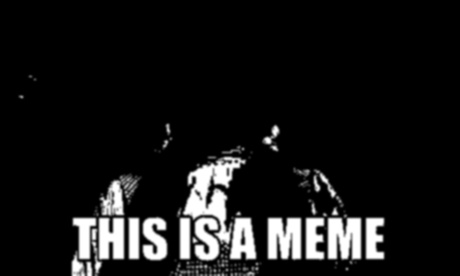
#> input picture test/memeReader/examples/this-is-a-meme.jpg, 460 x 276 px
$ python transform-example.py
#> lines starting #> are read from the running program, lines starting #| are printed output that depends on the picture
'''
URL: http://stackoverflow.com/questions/19363293/whats-the-fastest-way-to-increase-color-image-contrast-with-opencv-in-python-c
Simple and fast image transforms to mimic:
 - brightness
 - contrast
 - erosion
 - dilation
'''

import cv2
from pylab import array, plot, show, axis, arange, figure, uint8

# Image data
image = cv2.imread('this-is-a-meme.jpg') # load as 1-channel 8bit grayscale
#> image is the input picture: shape (276, 460, 3); min 0, max 255, mean 23.8
cv2.imshow('image',image)
maxIntensity = 255.0 # depends on dtype of image data
x = arange(maxIntensity)

# Parameters for manipulating image data
phi = 1
theta = 1

# Increase intensity such that
# dark pixels become much brighter,
# bright pixels become slightly bright
newImage0 = (maxIntensity/phi)*(image/(maxIntensity/theta))**0.5
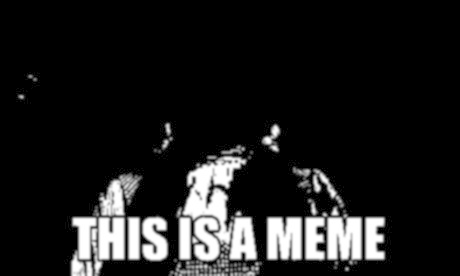
#> newImage0: shape (276, 460, 3) float64; min 0, max 255, mean 29.1
newImage0 = array(newImage0,dtype=uint8)

cv2.imshow('newImage0',newImage0)
cv2.imwrite('newImage0.jpg',newImage0)

y = (maxIntensity/phi)*(x/(maxIntensity/theta))**0.5

# Decrease intensity such that
# dark pixels become much darker,
# bright pixels become slightly dark
newImage1 = (maxIntensity/phi)*(image/(maxIntensity/theta))**2
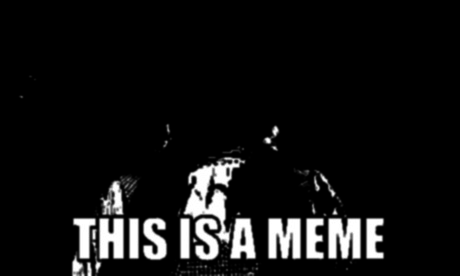
#> newImage1: shape (276, 460, 3) float64; min 0, max 255, mean 19.5
newImage1 = array(newImage1,dtype=uint8)

cv2.imshow('newImage1',newImage1)

z = (maxIntensity/phi)*(x/(maxIntensity/theta))**2

# Plot the figures
figure()
plot(x,y,'r-') # Increased brightness
plot(x,x,'k:') # Original image
plot(x,z, 'b-') # Decreased brightness
#axis('off')
axis('tight')
show()
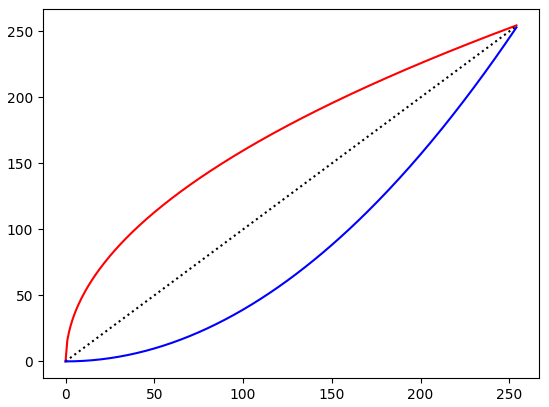
#> figure drawn by matplotlib, 1 panel; curve peaks at x = 254, y = 254.5; curve peaks at x = 254, y = 254; curve peaks at x = 254, y = 253

# Close figure window and click on other window
# Then press any keyboard key to close all windows
closeWindow = -1
while closeWindow<0:
    closeWindow = cv2.waitKey(1)
#> (key Esc is pressed here)
cv2.destroyAllWindows()

$ run again, with test/memeReader/examples/Drunk-Baby2.jpg copied over test/memeReader/examples/this-is-a-meme.jpg
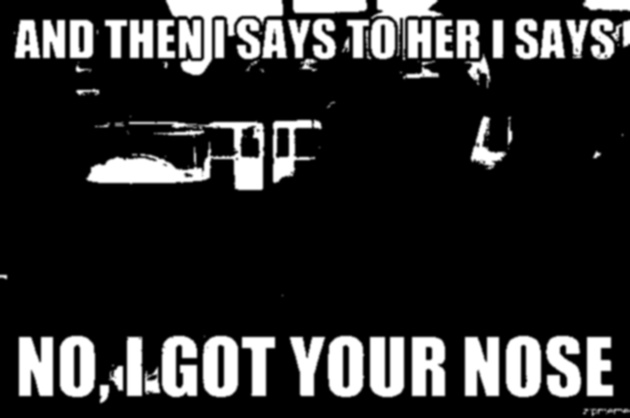
#> input picture test/memeReader/examples/Drunk-Baby2.jpg, 630 x 418 px
#> image is the input picture: shape (418, 630, 3); min 0, max 255, mean 45.7
#> `newImage0 = (maxIntensity/phi)*(image/(maxIntensity/theta))**0.5`:
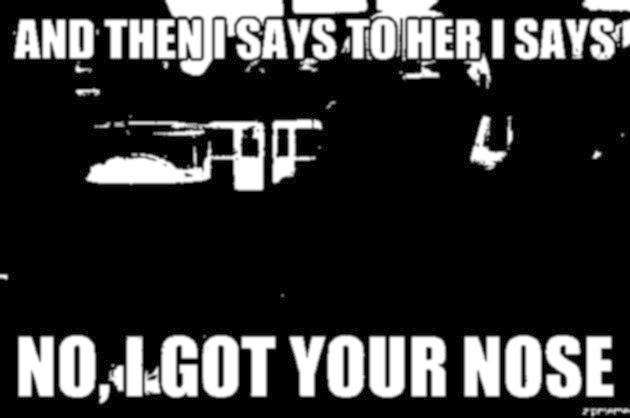
#> newImage0: shape (418, 630, 3) float64; min 0, max 255, mean 52.4
#> `newImage1 = (maxIntensity/phi)*(image/(maxIntensity/theta))**2`:
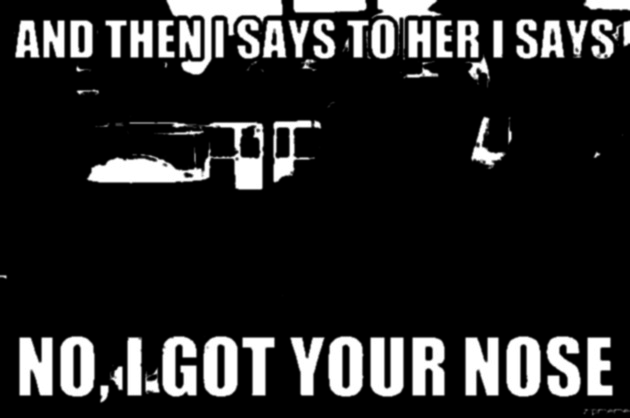
#> newImage1: shape (418, 630, 3) float64; min 0, max 255, mean 40.2

$ run again, with test/memeReader/examples/austin.jpg copied over test/memeReader/examples/this-is-a-meme.jpg
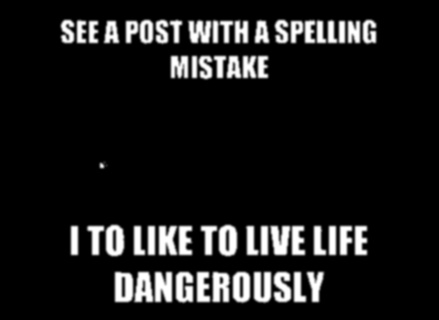
#> input picture test/memeReader/examples/austin.jpg, 439 x 320 px
#> image is the input picture: shape (320, 439, 3); min 0, max 255, mean 26
#> `newImage0 = (maxIntensity/phi)*(image/(maxIntensity/theta))**0.5`:
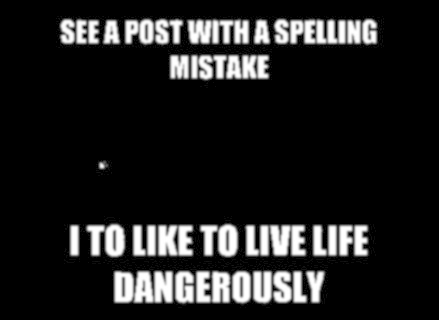
#> newImage0: shape (320, 439, 3) float64; min 0, max 255, mean 32.1
#> `newImage1 = (maxIntensity/phi)*(image/(maxIntensity/theta))**2`:
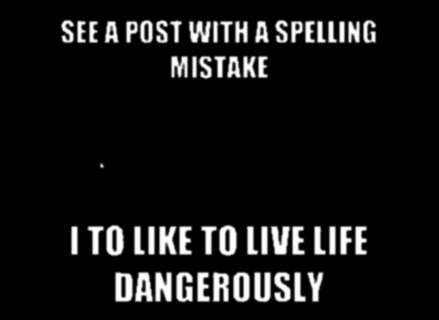
#> newImage1: shape (320, 439, 3) float64; min 0, max 255, mean 20.8

$ run again, with test/memeReader/examples/matrix-300x269.jpg copied over test/memeReader/examples/this-is-a-meme.jpg
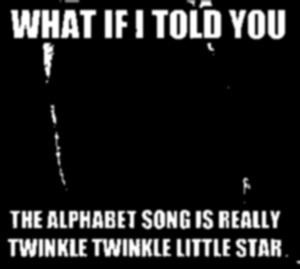
#> input picture test/memeReader/examples/matrix-300x269.jpg, 300 x 269 px
#> image is the input picture: shape (269, 300, 3); min 0, max 255, mean 32.8
#> `newImage0 = (maxIntensity/phi)*(image/(maxIntensity/theta))**0.5`:
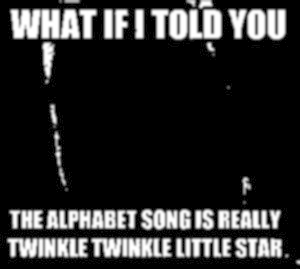
#> newImage0: shape (269, 300, 3) float64; min 0, max 255, mean 42.4
#> `newImage1 = (maxIntensity/phi)*(image/(maxIntensity/theta))**2`:
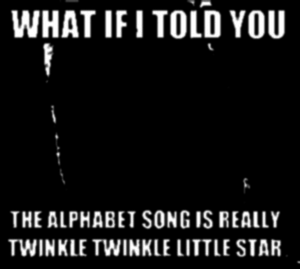
#> newImage1: shape (269, 300, 3) float64; min 0, max 255, mean 24.7
